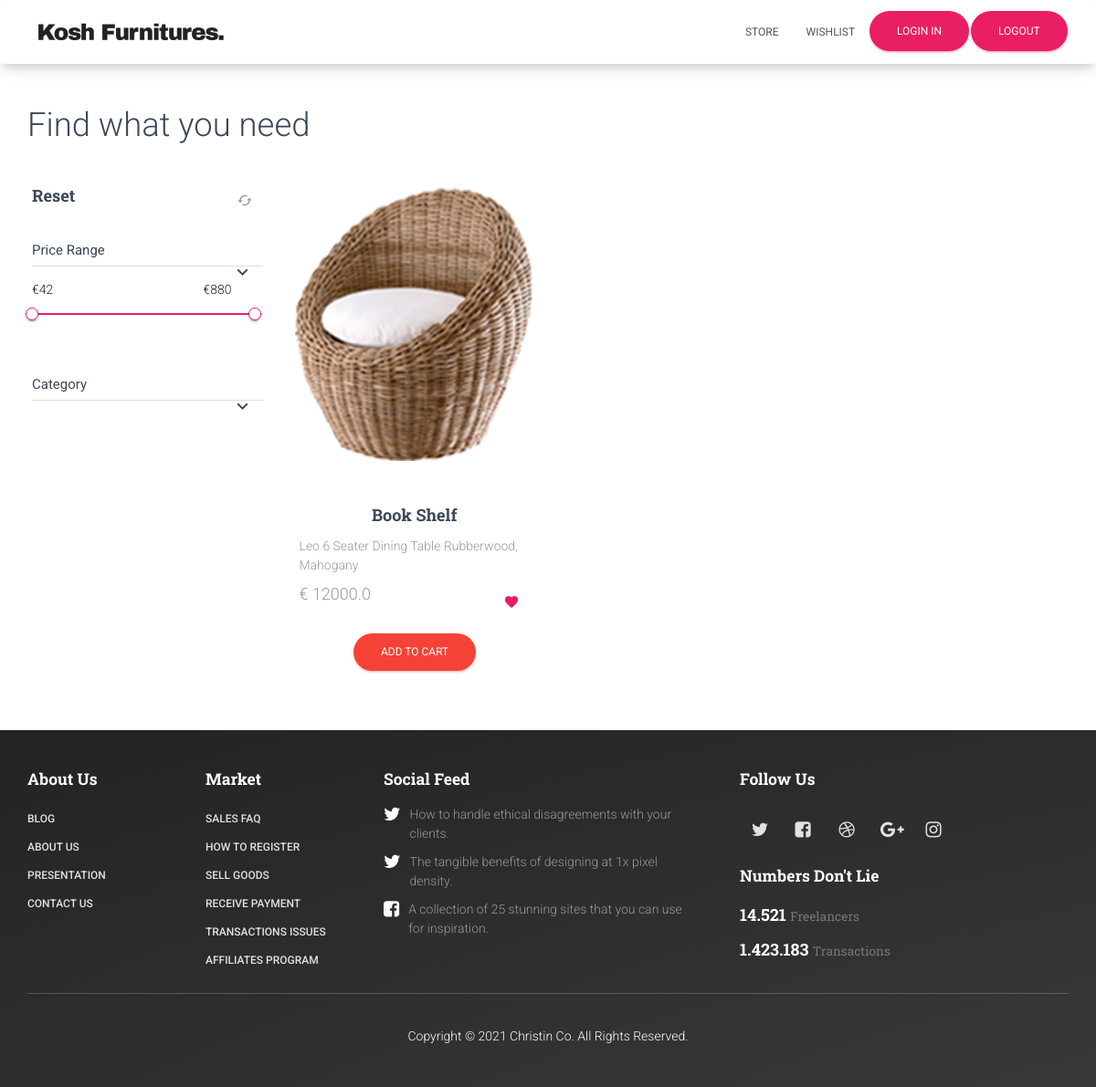
The page /store/?category=7 on the database its author committed.
### koshfurniture/models.py (models this page shows, shortened)
class Product(models.Model):
    name = models.CharField(max_length=200, null=True)
    price = models.FloatField()
    category = models.ForeignKey(Category, on_delete=models.SET_NULL, null=True, blank=True)
    Description = models.CharField(max_length=200, null=True)
    brand = models.ForeignKey(Brand, on_delete=models.SET_NULL , null=True ,blank=True)
    discount = models.ForeignKey(Discount, on_delete=models.SET_NULL , null=True ,blank=True)
    material = models.ForeignKey(Material, on_delete=models.SET_NULL , null=True ,blank=True)
    image = models.ImageField(null=True,blank =True)
    @staticmethod
    def get_all_products_by_id(category_id):
        if category_id:
            return Product.objects.filter(category=category_id)
        else:
            return Product.get_all_products()

### koshfurniture/views.py (the view)
# urls.py: path('store/', views.store, name="store"),
def store(request):
    if request.method == 'POST':
        product = request.POST.get('product')
        cart = request.session.get('cart')
        remove = request.POST.get('remove')
        if cart:
            quantity = cart.get(product)
            if quantity:
                if remove:
                    if quantity <= 1:
                        cart.pop(product)
                    else:
                        cart[product] = quantity - 1
                else:
                    cart[product] = quantity + 1
            else:
                cart[product] = 1
        else:
            cart = {}
            cart[product] = 1
        print(cart)
        request.session['cart'] =cart
        return redirect('store')
    else:
        cart = request.session.get('cart')
        if not cart:
            request.session['cart'] ={}
        products = None
        categories = Category.objects.all()
        categoryID= request.GET.get('category')
        if categoryID:
            products = Product.get_all_products_by_id(categoryID)
        else:
            products = Product.get_all_products()
        context = {'products': products, 'categories':categories}
        return render(request, 'store.html', context)

### koshfurniture/templatetags/cart.py (called while the page is built)
@register.filter(name="is_in_cart")
def is_in_cart(product,cart):
    keys = cart.keys()
    for id in keys:
        if int(id)== product.id:
            return True
    return False

### koshfurniture/templates/store.html (shortened to what this page needs)
{% extends 'main.html' %}
{% load static %}
{% block content %}
{% load cart %}
<div class="container">
    <h2 class="section-title">Find what you need</h2>
    <div class="row">
        <div class="col-md-3">
            <div class="card card-refine card-plain">
                <div class="card-content">
                    <h4 class="card-title">
                        Reset
                        <a href="/store"><button  class="btn btn-default btn-fab btn-fab-mini btn-simple pull-right" rel="tooltip" title="" data-original-title="Reset Filter">
                            <i class="material-icons">cached</i>
                        </button></a>
                    </h4>
                    <div class="panel panel-default panel-rose">
                        <div class="panel-heading" role="tab" id="headingOne">
                            <a class="collapsed" role="button" data-toggle="collapse" data-parent="#accordion" href="#collapseOne" aria-expanded="false" aria-controls="collapseOne">
                                <h4 class="panel-title">Price Range</h4>
                                <i class="material-icons">keyboard_arrow_down</i>
                            </a>
                        </div>
                        <div id="collapseOne" class="panel-collapse collapse in" role="tabpanel" aria-labelledby="headingOne">
                            <div class="panel-body panel-refine">
                                <span id="price-left" class="price-left pull-left" data-currency="€">€42</span>
                                <span id="price-right" class="price-right pull-right" data-currency="€">€880</span>
                                <div class="clearfix"></div>
                                <div id="sliderRefine" class="slider slider-rose noUi-target noUi-ltr noUi-horizontal"><div class="noUi-base"><div class="noUi-origin" style="left: 1.37931%;"><div class="noUi-handle" data-handle="0" style="z-index: 5;"></div></div><div class="noUi-connect" style="left: 1.37931%; right: 2.29885%;"></div><div class="noUi-origin" style="left: 97.7011%;"><div class="noUi-handle" data-handle="1" style="z-index: 4;"></div></div></div></div>
                            </div>
                        </div>
                    </div>
                    <div class="panel panel-default panel-rose">
                        <div class="panel-heading" role="tab" id="headingTwo">
                            <a class="collapsed" role="button" data-toggle="collapse" data-parent="#accordion" href="#collapseTwo" aria-expanded="false" aria-controls="collapseTwo">
                                <h4 class="panel-title">Category</h4>
                                <i class="material-icons">keyboard_arrow_down</i>
                            </a>
                        </div>
                    </div>
                </div>
            </div>
        </div>
        <div class="col-md-9">
            <div class="row">
                {% if products %}
                {% for product in products %}
                <div  class="col-md-4" id ='{{product.id}}'>
                    <div class="card card-product card-plain no-shadow" data-colored-shadow="false">
                        <div  class="thumbnail">
                            <a href="#">
                                <img  style= "height: 300px"  src="{{ product.image.url }} " alt="...">
                            </a>
                        </div>
                        <div class="card-content">
                            <a href="#">
                                <h4 class="card-title">{{product.name}}</h4>
                            </a>
                            <p class="description">
                               {{product.Description}}
                            </p>
                            <div class="footer">
                             <div class="price-container">
                                 <span class="price"> € {{product.price}}</span>
                             </div>
                                <button class="btn btn-rose btn-simple btn-fab btn-fab-mini btn-round pull-right" rel="tooltip" title="" data-placement="left" data-original-title="Remove from wishlist">
                                    <i class="material-icons">favorite</i>
                                </button>
                            </div>
                            <div class="row" >
                                {% if product|is_in_cart:request.session.cart %}
                                <div class=" footer text-center" >
                                    <form action="/store/#{{product.id}}" style="display: inline;" method="POST">
                                        {% csrf_token %}
                                    <input type="text" name="product" value="{{product.id}}" hidden>
                                    <input type="text" name="remove" value="True" hidden>
                                    <button type="submit" value="+" class="btn btn-round btn-info btn-xs ">-</button>
                                     </form>
                                    <div class="text-center">{{ product|cart_quantity:request.session.cart }} in cart</div>
                                    <form action="/store/#{{product.id}}" style="display: inline;" method="POST">
                                        {% csrf_token %}
                                    <input type="text" name="product" value="{{product.id}}" hidden>
                                    <button type="submit" value="+" class="btn btn-round btn-info btn-xs ">+</button>
                                     </form>
                                </div>
                                {% else %}
                                <div class="">
                                    <form action="/store/#{{product.id}}" method="POST">
                                    <p style="text-align: center;"><button  type="submit" class="btn btn-danger btn-raised btn-round text-center">Add to cart</button> </p>
                                    </form>
                                </div>
                                {% endif %}
                            </div>
                        </div>
                    </div>
                 </div>
                 {% endfor %}
                {% else %}
                <h4 class="text-center">no products<h4>
                 {% endif %}
            </div>
        </div>
    </div>
</div>
{% endblock content %}

### koshfurniture/static/assets-for-demo/vertical-nav.css (style rules this page uses)
html * { -webkit-font-smoothing: antialiased; -moz-osx-font-smoothing: grayscale; }
*, *:after, *:before { -webkit-box-sizing: border-box; -moz-box-sizing: border-box; box-sizing: border-box; }
body, html { height: 100%; }
a { color: #3e3947; text-decoration: none; }
img { max-width: 100%; }

### rows shown on the page
Product: image (picture), name "Book Shelf", Description "Leo 6 Seater Dining Table Rubberwood, Mahogany", price "12000.0"
